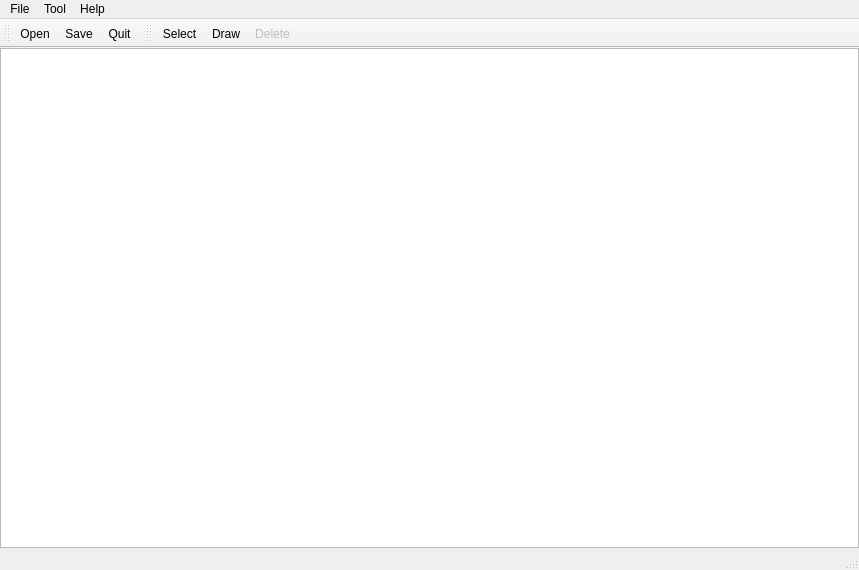
<?xml version="1.0" encoding="UTF-8"?>
<ui version="4.0">
 <class>MainWindow</class>
 <widget class="QMainWindow" name="MainWindow">
  <property name="geometry">
   <rect>
    <x>0</x>
    <y>0</y>
    <width>859</width>
    <height>570</height>
   </rect>
  </property>
  <property name="windowTitle">
   <string>MainWindow</string>
  </property>
  <widget class="QWidget" name="centralWidget">
   <layout class="QHBoxLayout" name="horizontalLayout">
    <property name="spacing">
     <number>0</number>
    </property>
    <property name="margin">
     <number>0</number>
    </property>
    <item>
     <widget class="DrawView" name="graphicsView"/>
    </item>
   </layout>
  </widget>
  <widget class="QMenuBar" name="menuBar">
   <property name="geometry">
    <rect>
     <x>0</x>
     <y>0</y>
     <width>859</width>
     <height>23</height>
    </rect>
   </property>
   <widget class="QMenu" name="menuFile">
    <property name="title">
     <string>File</string>
    </property>
    <addaction name="actionOpen"/>
    <addaction name="actionSave"/>
    <addaction name="separator"/>
    <addaction name="actionQuit"/>
   </widget>
   <widget class="QMenu" name="menuHelp">
    <property name="title">
     <string>Help</string>
    </property>
    <addaction name="actionAbout"/>
   </widget>
   <widget class="QMenu" name="menuTool">
    <property name="title">
     <string>Tool</string>
    </property>
    <addaction name="actionSelect"/>
    <addaction name="actionDraw"/>
    <addaction name="actionDelete"/>
   </widget>
   <addaction name="menuFile"/>
   <addaction name="menuTool"/>
   <addaction name="menuHelp"/>
  </widget>
  <widget class="QToolBar" name="mainToolBar">
   <attribute name="toolBarArea">
    <enum>TopToolBarArea</enum>
   </attribute>
   <attribute name="toolBarBreak">
    <bool>false</bool>
   </attribute>
   <addaction name="actionOpen"/>
   <addaction name="actionSave"/>
   <addaction name="actionQuit"/>
  </widget>
  <widget class="QStatusBar" name="statusBar"/>
  <widget class="QToolBar" name="toolBar">
   <property name="windowTitle">
    <string>toolBar</string>
   </property>
   <attribute name="toolBarArea">
    <enum>TopToolBarArea</enum>
   </attribute>
   <attribute name="toolBarBreak">
    <bool>false</bool>
   </attribute>
   <addaction name="actionSelect"/>
   <addaction name="actionDraw"/>
   <addaction name="actionDelete"/>
  </widget>
  <action name="actionOpen">
   <property name="icon">
    <iconset resource="resources.qrc">
     <normaloff>:/img/document-open.png</normaloff>:/img/document-open.png</iconset>
   </property>
   <property name="text">
    <string>Open</string>
   </property>
  </action>
  <action name="actionSave">
   <property name="icon">
    <iconset resource="resources.qrc">
     <normaloff>:/img/gtk-save.png</normaloff>:/img/gtk-save.png</iconset>
   </property>
   <property name="text">
    <string>Save</string>
   </property>
  </action>
  <action name="actionQuit">
   <property name="icon">
    <iconset resource="resources.qrc">
     <normaloff>:/img/gtk-close.png</normaloff>:/img/gtk-close.png</iconset>
   </property>
   <property name="text">
    <string>Quit</string>
   </property>
  </action>
  <action name="actionAbout">
   <property name="text">
    <string>About</string>
   </property>
  </action>
  <action name="actionSelect">
   <property name="checkable">
    <bool>true</bool>
   </property>
   <property name="text">
    <string>Select</string>
   </property>
  </action>
  <action name="actionDraw">
   <property name="checkable">
    <bool>true</bool>
   </property>
   <property name="checked">
    <bool>false</bool>
   </property>
   <property name="enabled">
    <bool>true</bool>
   </property>
   <property name="icon">
    <iconset resource="resources.qrc">
     <normaloff>:/img/gtk-add.png</normaloff>:/img/gtk-add.png</iconset>
   </property>
   <property name="text">
    <string>Draw</string>
   </property>
  </action>
  <action name="actionDelete">
   <property name="checkable">
    <bool>true</bool>
   </property>
   <property name="enabled">
    <bool>false</bool>
   </property>
   <property name="icon">
    <iconset resource="resources.qrc">
     <normaloff>:/img/gtk-remove.png</normaloff>:/img/gtk-remove.png</iconset>
   </property>
   <property name="text">
    <string>Delete</string>
   </property>
  </action>
 </widget>
 <layoutdefault spacing="6" margin="11"/>
 <customwidgets>
  <customwidget>
   <class>DrawView</class>
   <extends>QGraphicsView</extends>
   <header>drawview.h</header>
  </customwidget>
 </customwidgets>
 <resources>
  <include location="resources.qrc"/>
 </resources>
 <connections>
  <connection>
   <sender>actionQuit</sender>
   <signal>activated()</signal>
   <receiver>MainWindow</receiver>
   <slot>close()</slot>
   <hints>
    <hint type="sourcelabel">
     <x>-1</x>
     <y>-1</y>
    </hint>
    <hint type="destinationlabel">
     <x>429</x>
     <y>284</y>
    </hint>
   </hints>
  </connection>
 </connections>
</ui>
